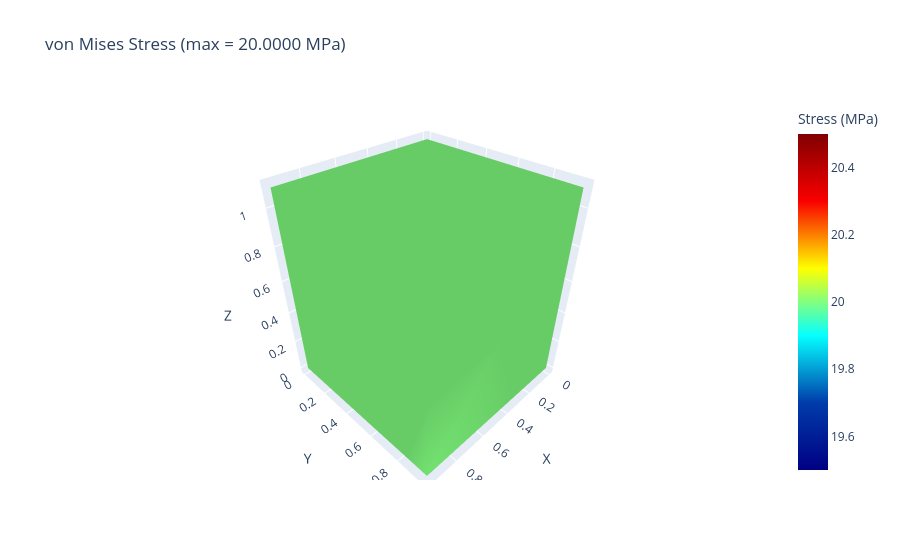

Here is the notebook cell this chart was saved with:
### Markdown cell above
## Example 4: FEA Validation Test - Single Voxel

This example creates a validation test for a single voxel with specific boundary conditions:
- All bottom nodes restrained in z
- All top nodes displaced by 0.01
- One bottom node restrained in xy
- A different bottom node restrained in y

### Code cell
# Import necessary FEA modules
from volco_fea import (
    analyze_voxel_matrix, 
    Surface, 
    visualize_fea, 
    export_visualization,
    select_nodes_by_predicate
)

# Create a single voxel of size 1
# A voxel is represented by a 3D array with 1s where material exists
voxel_size = 1.0  # Size of the voxel in mm
single_voxel = np.ones((1, 1, 1), dtype=np.int8)  # A single voxel filled with material

# Define custom boundary conditions using expert mode
def custom_constraint_function(nodes, elements):
    """
    Apply the specified boundary conditions:
    - All bottom nodes restrained in z
    - All top nodes displaced by 0.01
    - One bottom node restrained in xy
    - A different bottom node restrained in y
    """
    # Get model dimensions
    z_coords = nodes[:, 2]
    min_z = np.min(z_coords)
    max_z = np.max(z_coords)
    
    # Small tolerance for floating-point comparisons
    tol = 1e-6
    
    # Initialize constraints dictionary
    constraints = {}
    
    # Identify bottom nodes (z = min_z)
    bottom_nodes = [i for i, node in enumerate(nodes) if abs(node[2] - min_z) < tol]
    
    # Identify top nodes (z = max_z)
    top_nodes = [i for i, node in enumerate(nodes) if abs(node[2] - max_z) < tol]
    
    # Apply z restraint to all bottom nodes
    for i in bottom_nodes:
        constraints[i] = [None, None, 0.0, None, None, None]  # Only fix z direction
    
    # Apply displacement to all top nodes
    for i in top_nodes:
        constraints[i] = [None, None, 0.01, None, None, None]  # Displace by 0.01 in z direction
    
    # For a single voxel, there are 8 nodes (corners of the cube)
    # Bottom nodes are indices 0, 1, 2, 3 (assuming standard ordering)
    # We'll restrain node 0 in xy and node 1 in y
    
    # Find the first bottom node (should be index 0)
    if len(bottom_nodes) >= 1:
        first_bottom_node = bottom_nodes[0]
        # Restrain this node in xy (and z from above)
        constraints[first_bottom_node] = [0.0, 0.0, 0.0, None, None, None]
    
    # Find the second bottom node (should be index 1)
    if len(bottom_nodes) >= 2:
        second_bottom_node = bottom_nodes[1]
        # Restrain this node in y (and z from above)
        constraints[second_bottom_node] = [None, 0.0, 0.0, None, None, None]
    
    return constraints

# Define boundary conditions
boundary_conditions = {
    'constraints': {
        "custom": custom_constraint_function
    }
}

# Define material properties for PLA
material_properties = {
    'young_modulus': 2000.0,  # MPa (typical for PLA)
    'poisson_ratio': 0.3      # Typical for PLA
}

# Run the FEA analysis
print("Running FEA validation test on a single voxel...")
validation_results = analyze_voxel_matrix(
    voxel_matrix=single_voxel,
    voxel_size=voxel_size,
    material_properties=material_properties,
    boundary_conditions=boundary_conditions,
    visualization=True,
    result_type='von_mises',
    scale_factor=10.0  # Exaggerate deformation for visualization
)

# Display results
print("Validation test complete.")
print(f"Maximum simulation displacement: {validation_results['max_displacement']:.6f} mm")
print(f"Maximum theoretical displacement: {0.01:.6f} mm")
print(f"Maximum simulation von Mises stress: {validation_results['max_von_mises']:.2f} MPa")
print(f"Maximum theoretical von Mises stress: {material_properties['young_modulus']*0.01:.2f} MPa")

# Display the visualization
if 'visualization' in validation_results:
    validation_results['visualization'].show()
    
    # Save the visualization to file
    export_visualization(
        validation_results['visualization'],
        "Results_volco/fea/single_voxel_validation.html"
    )
    print("Visualization saved to Results_volco/fea/single_voxel_validation.html")

### Figure 1 — Plotly figure (JSON) as saved in the notebook; plotly's stock layout.template omitted (floating-point values rounded to 4 significant figures)
{"data": [{"cmax": 20, "cmin": 20, "colorbar": {"title": {"text": "Stress (MPa)"}}, "colorscale": [[0, "rgb(0,0,131)"], [0.2, "rgb(0,60,170)"], [0.4, "rgb(5,255,255)"], [0.6, "rgb(255,255,0)"], [0.8, "rgb(250,0,0)"], [1, "rgb(128,0,0)"]], "i": [0, 0, 4, 4, 0, 0, 2, 2, 0, 0, 1, 1], "intensity": [20.0, 20.0, 20.0, 20.0, 20.0, 20.0, 20.0, 20.0], "j": [1, 2, 5, 6, 1, 5, 3, 7, 3, 7, 2, 6], "k": [2, 3, 6, 7, 5, 4, 7, 6, 7, 4, 6, 5], "name": "Deformed Mesh", "showscale": true, "type": "mesh3d", "x": [0.0, 0.97, 0.97, -8.24e-17, 4.337e-18, 0.97, 0.97, -1.041e-16], "y": [0.0, 0.0, 0.97, 0.97, -4.066e-17, 5.529e-17, 0.97, 0.97], "z": [0.0, 0.0, 0.0, 0.0, 1.1, 1.1, 1.1, 1.1]}], "layout": {"legend": {"x": 0.01, "xanchor": "left", "y": 0.99, "yanchor": "top"}, "scene": {"aspectmode": "data", "xaxis": {"title": {"text": "X"}}, "yaxis": {"title": {"text": "Y"}}, "zaxis": {"title": {"text": "Z"}}}, "title": {"text": "von Mises Stress (max = 20.0000 MPa)"}}}
